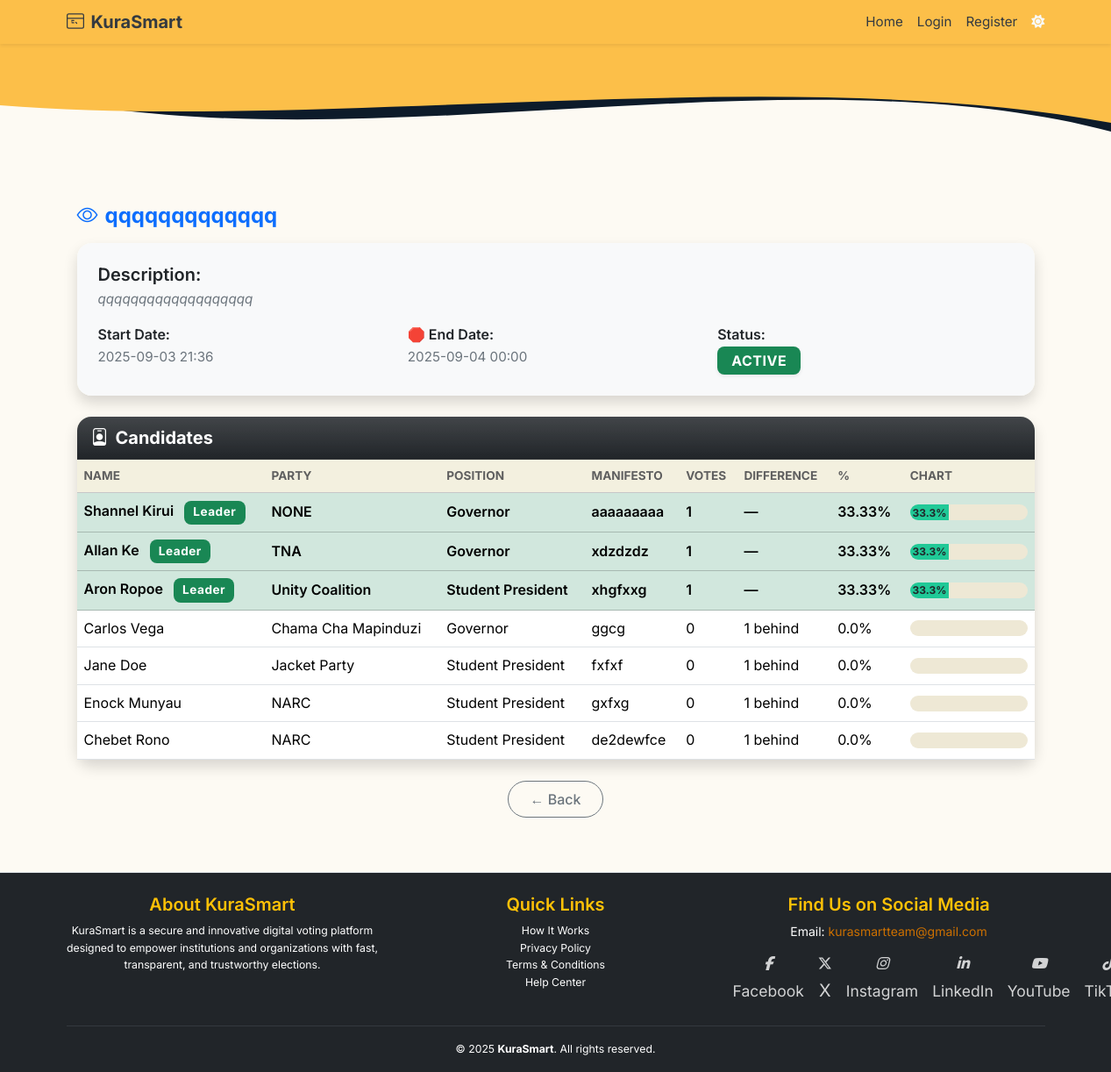
Page /admin/elections/1 on the earlier database version.
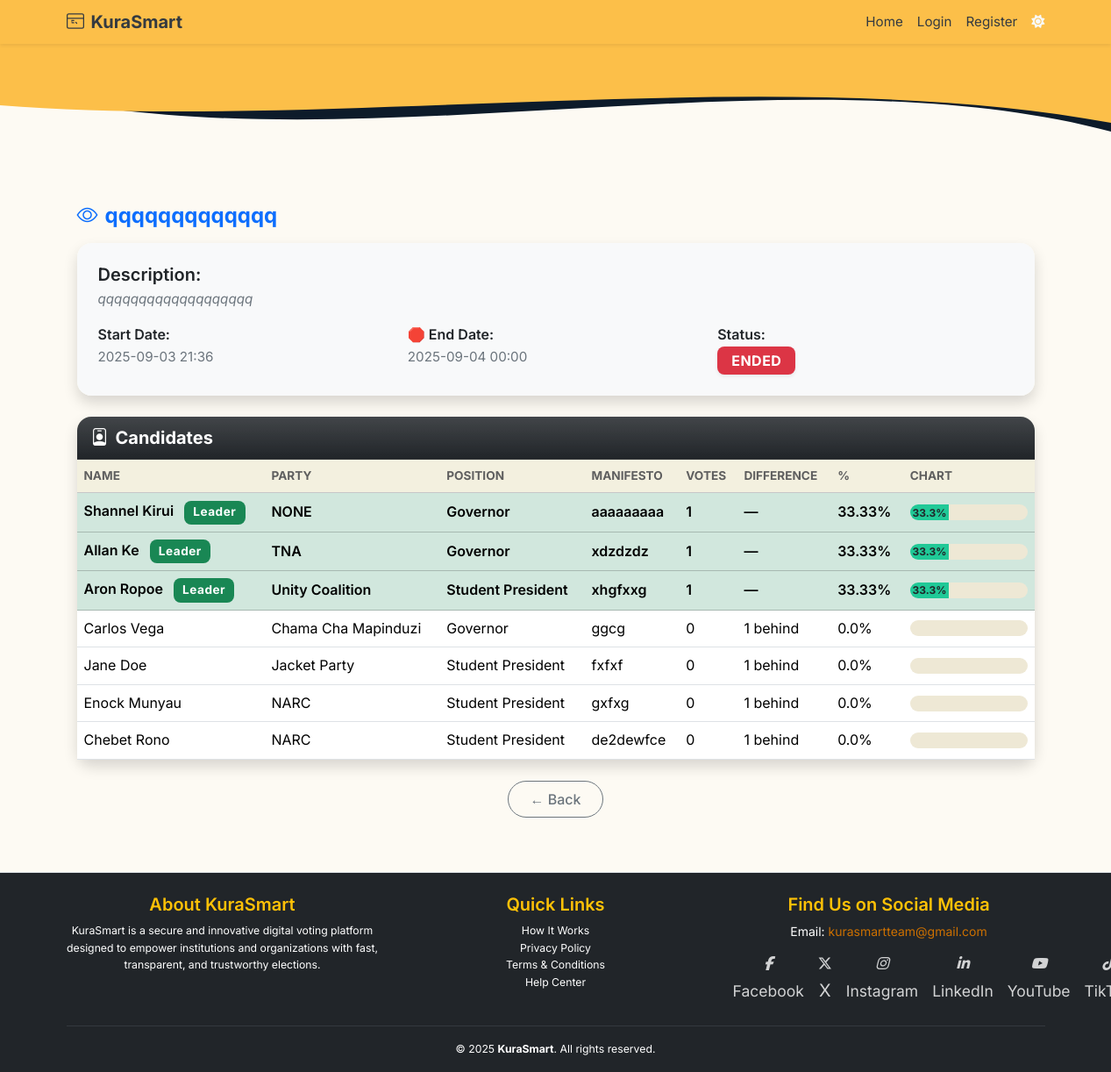
Same page on the later database version.
### app/models.py (models this page shows, shortened)
class Election(db.Model):
    __tablename__ = 'election'
    id = db.Column(db.Integer, primary_key=True)
    title = db.Column(db.String(255), nullable=False)
    description = db.Column(db.Text)
    start_date = db.Column(db.DateTime(timezone=True), nullable=False)
    end_date = db.Column(db.DateTime(timezone=True), nullable=False)
    is_active = db.Column(db.Boolean, default=True)
    status = db.Column(db.Enum(ElectionStatusEnum), nullable=False, default=ElectionStatusEnum.INACTIVE)
    created_at = db.Column(db.DateTime(timezone=True), default=lambda: datetime.now(ZoneInfo("UTC")))
    updated_at = db.Column(db.DateTime(timezone=True), onupdate=lambda: datetime.now(ZoneInfo("UTC")))
    deactivated_by = db.Column(db.Integer, db.ForeignKey('users.id'))
    candidates = db.relationship('Candidate', back_populates='election', lazy='select')
    positions = db.relationship('Position', back_populates='election', lazy='select', cascade="all, delete-orphan")
    votes = db.relationship('Vote', back_populates='election', lazy='select')

### app/routes/web_auth.py (the view)
@admin_web_bp.route("/elections/<int:election_id>")
def view_election(election_id):
    election = Election.query.get_or_404(election_id)
    candidates = Candidate.query.filter_by(election_id=election_id).all()
    vote_counts = (
        db.session.query(Vote.candidate_id, func.count(Vote.id).label("vote_count"))
        .filter(Vote.election_id == election_id)
        .group_by(Vote.candidate_id)
        .all()
    )
    vote_count_map = {cid: count for cid, count in vote_counts}
    for candidate in candidates:
        candidate.vote_count = vote_count_map.get(candidate.id, 0)
    total_votes = sum(vote_count_map.values())
    return render_template(
        "admin/view_election.html",
        election=election,
        candidates=candidates,
        total_votes=total_votes,
    )

### app/routes/web_auth.py (called while the page is built)
@admin_web_bp.context_processor
def inject_notifications():
    if current_user.is_authenticated:
        unread_notifications = Notification.query.filter_by(user_id=current_user.id, read=False).order_by(Notification.created_at.desc()).all()
        return dict(unread_notifications=unread_notifications)
    return dict(unread_notifications=[])

### app/templates/admin/view_election.html (shortened to what the changed rows need)
{% extends "base.html" %}
{% block content %}
<div class="container py-4" data-aos="fade-up">
  <div class="d-flex flex-column flex-md-row justify-content-between align-items-start align-items-md-center mb-3 gap-3">
    <h2 class="fw-bold text-primary d-flex align-items-center flex-wrap mb-0 fs-4 fs-md-2">
      <i class="bi bi-eye me-2"></i>{{ election.title }}
    </h2>
  </div>
  <div class="card shadow rounded-4 border-0 mb-4">
    <div class="card-body bg-light rounded-4 p-3 p-md-4">
      <div class="mb-3">
        <h5 class="fw-semibold text-dark mb-1">Description:</h5>
        <p class="text-muted fst-italic mb-0">{{ election.description or '—' }}</p>
      </div>
      <div class="row row-cols-1 row-cols-md-3 g-3">
        <div>
          <span class="fw-semibold text-dark">Start Date:</span>
          <div class="text-muted">{{ election.start_date.strftime('%Y-%m-%d %H:%M') }}</div>
        </div>
        <div>
          <span class="fw-semibold text-dark">🛑 End Date:</span>
          <div class="text-muted">{{ election.end_date.strftime('%Y-%m-%d %H:%M') }}</div>
        </div>
        <div>
          {% set status_clr = {'inactive':'secondary','active':'success','paused':'warning','ended':'danger'}.get(election.status.value,'dark') %}
          <div>
            <span class="badge bg-{{ status_clr }} text-uppercase shadow-sm px-3 py-2 fs-6">
              {{ election.status.value.title() }}
            </span>
          </div>
        </div>
      </div>
    </div>
  </div>
  <div class="card shadow rounded-4 border-0">
    <div class="card-body bg-white rounded-bottom-4 p-0">
      {% if candidates %}
        <div class="table-responsive">
          <table class="table table-hover align-middle mb-0">
            <thead class="table-light text-uppercase small text-muted">
              <tr>
                <th>Name</th>
                <th>Party</th>
                <th>Position</th>
                <th>Manifesto</th>
                {% if election.status.value in ['active', 'ended'] %}
                  <th>Votes</th>
                  <th>Difference</th>
                  <th>%</th>
                  <th>Chart</th>
                {% endif %}
              </tr>
            </thead>
              {% set sorted_candidates = candidates|sort(attribute='vote_count', reverse=True) %}
              {% set top_vote = sorted_candidates[0].vote_count if sorted_candidates else 0 %}
          </table>
        </div>
      {% else %}
        <p class="text-center text-muted my-4">No candidates found for this election.</p>
      {% endif %}
    </div>
  </div>
</div>
{% endblock %}

Differences in the rows shown:
changed Election "qqqqqqqqqqqqq": status.value "ACTIVE" → "ENDED"
